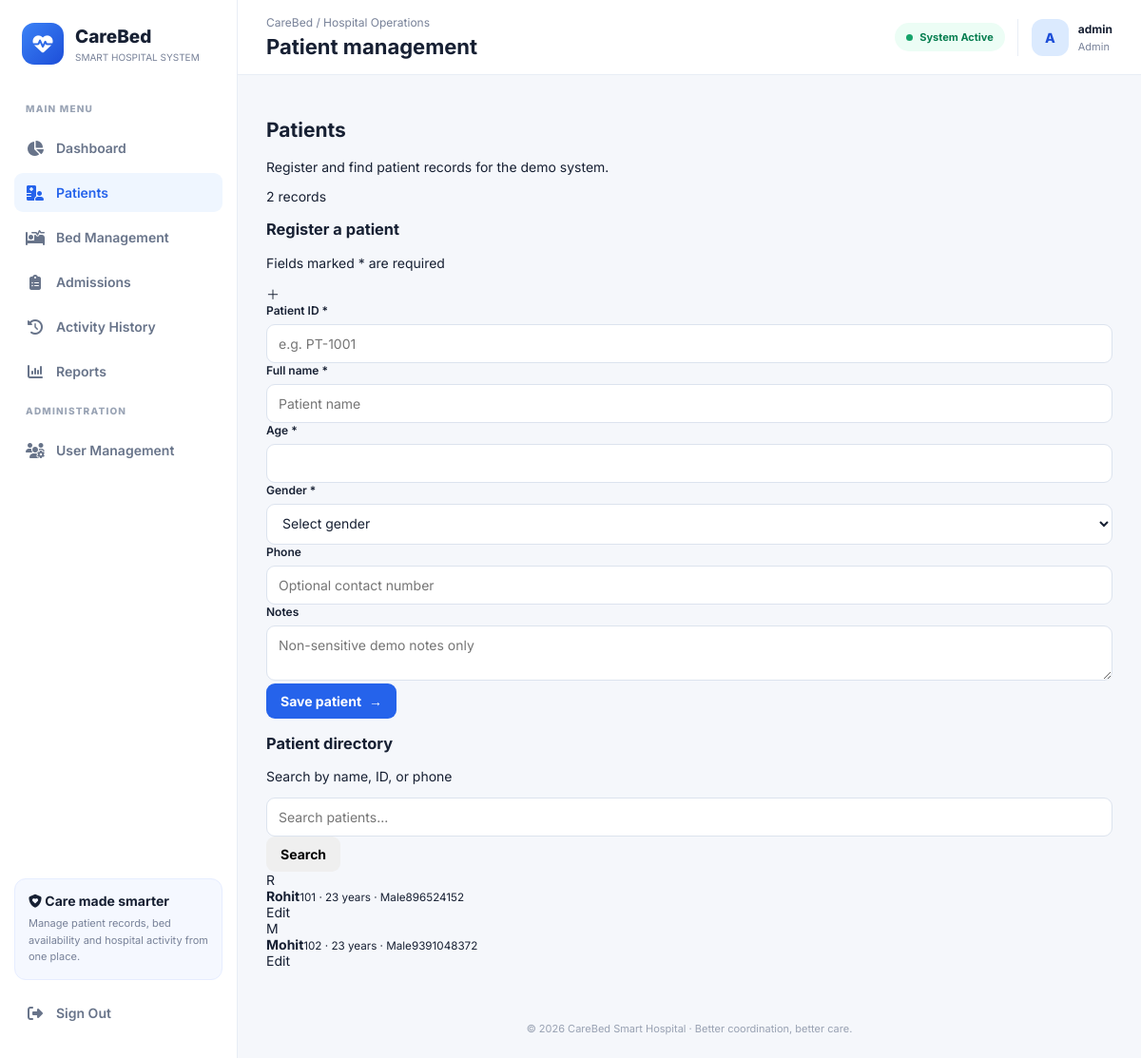
Page /patients (signed in) on the committed database.
### app.py (models this page shows, shortened)
class User(UserMixin, db.Model):
    id = db.Column(db.Integer, primary_key=True)
    username = db.Column(db.String(80), unique=True, nullable=False)
    password_hash = db.Column(db.String(255), nullable=False)
    role = db.Column(db.String(20), nullable=False, default="staff")
    created_at = db.Column(db.DateTime, default=datetime.utcnow)

class Patient(db.Model):
    id = db.Column(db.Integer, primary_key=True)
    patient_code = db.Column(db.String(20), unique=True, nullable=False)
    full_name = db.Column(db.String(120), nullable=False)
    age = db.Column(db.Integer, nullable=False)
    gender = db.Column(db.String(20), nullable=False)
    phone = db.Column(db.String(30), default="")
    notes = db.Column(db.Text, default="")
    created_at = db.Column(db.DateTime, default=datetime.utcnow)
    admissions = db.relationship("Admission", backref="patient", lazy=True)

### app.py (the view, shortened to what this page needs)
@app.route("/patients", methods=["GET", "POST"])
@login_required
def patients():
    q = request.args.get("q", "").strip()
    query = Patient.query
    patient_list = query.order_by(Patient.created_at.desc()).all()
    return render_template(
        "patients.html",
        patients=patient_list,
        q=q
    )

### app.py (called while the page is built)
@login_manager.user_loader
def load_user(user_id):
    return db.session.get(User, int(user_id))

### templates/patients.html (shortened to what this page needs)
{% extends "base.html" %}
{% block page_heading %}Patient management{% endblock %}
{% block content %}
<div class="section-intro"><div><h1>Patients</h1><p>Register and find patient records for the demo system.</p></div><span class="count-chip">{{ patients|length }} records</span></div>
<div class="two-column-layout">
  <div class="panel-card form-panel"><div class="panel-heading"><div><h3>Register a patient</h3><p>Fields marked * are required</p></div><span class="metric-icon blue">＋</span></div>
    <form method="post" class="row g-3">
      <div class="col-md-6"><label class="form-label">Patient ID *</label><input name="patient_code" class="form-control" required placeholder="e.g. PT-1001"></div>
      <div class="col-md-6"><label class="form-label">Full name *</label><input name="full_name" class="form-control" required maxlength="120" placeholder="Patient name"></div>
      <div class="col-md-4"><label class="form-label">Age *</label><input name="age" type="number" min="0" max="120" class="form-control" required></div>
      <div class="col-md-8"><label class="form-label">Gender *</label><select name="gender" class="form-select" required><option value="">Select gender</option><option>Female</option><option>Male</option><option>Other</option></select></div>
      <div class="col-12"><label class="form-label">Phone</label><input name="phone" class="form-control" maxlength="30" placeholder="Optional contact number"></div>
      <div class="col-12"><label class="form-label">Notes</label><textarea name="notes" class="form-control" rows="2" placeholder="Non-sensitive demo notes only"></textarea></div>
      <div class="col-12"><button class="btn btn-primary" type="submit">Save patient <span>→</span></button></div>
    </form>
  </div>
  <div class="panel-card"><div class="panel-heading"><div><h3>Patient directory</h3><p>Search by name, ID, or phone</p></div></div>
    <form class="search-bar mb-3" method="get"><input class="form-control" name="q" value="{{ q }}" placeholder="Search patients..."><button class="btn btn-light" type="submit">Search</button></form>
    <div class="patient-list">{% for p in patients %}<div class="patient-row"><div class="patient-avatar">{{ p.full_name[:1]|upper }}</div><div class="patient-info"><strong>{{ p.full_name }}</strong><small>{{ p.patient_code }} · {{ p.age }} years · {{ p.gender }}</small><small>{{ p.phone or 'No phone provided' }}</small></div><a class="edit-link" href="{{ url_for('edit_patient', patient_id=p.id) }}">Edit</a></div>{% else %}<div class="empty-state">No patients found.</div>{% endfor %}</div>
  </div>
</div>
{% endblock %}

### templates/base.html (shortened to what this page needs)
<!DOCTYPE html>
<html lang="en">
<head>
    <link rel="stylesheet" href="https://cdnjs.cloudflare.com/ajax/libs/font-awesome/6.5.2/css/all.min.css">
</head>
<body>
    {% set ep = request.endpoint or '' %}
    <aside class="sidebar">
        <a class="brand"
           href="{{ url_for('dashboard') if current_user.is_authenticated else url_for('login') }}">
            <div class="brand-icon">
                <i class="fa-solid fa-heart-pulse"></i>
            </div>
            <div>
                <div class="brand-name">CareBed</div>
                <div class="brand-sub">SMART HOSPITAL SYSTEM</div>
            </div>
        </a>
        {% if current_user.is_authenticated %}
        <div class="nav-label">MAIN MENU</div>
        <nav>
            <a class="nav-link {{ 'active' if ep == 'dashboard' else '' }}"
               href="{{ url_for('dashboard') }}">
                <i class="fa-solid fa-chart-pie"></i> Dashboard
            </a>
            <a class="nav-link {{ 'active' if ep in ['patients', 'edit_patient'] else '' }}"
               href="{{ url_for('patients') }}">
                <i class="fa-solid fa-hospital-user"></i> Patients
            </a>
            <a class="nav-link {{ 'active' if ep in ['beds', 'toggle_bed'] else '' }}"
               href="{{ url_for('beds') }}">
                <i class="fa-solid fa-bed-pulse"></i> Bed Management
            </a>
            <a class="nav-link {{ 'active' if ep in ['admissions', 'discharge'] else '' }}"
               href="{{ url_for('admissions') }}">
                <i class="fa-solid fa-clipboard-list"></i> Admissions
            </a>
            <a class="nav-link {{ 'active' if ep == 'history' else '' }}"
               href="{{ url_for('history') }}">
                <i class="fa-solid fa-clock-rotate-left"></i> Activity History
            </a>
            {% if current_user.role == 'admin' %}
            <a class="nav-link {{ 'active' if ep in ['reports', 'export_report'] else '' }}"
               href="{{ url_for('reports') }}">
                <i class="fa-solid fa-chart-column"></i> Reports
            </a>
            <div class="nav-label">ADMINISTRATION</div>
            <a class="nav-link {{ 'active' if ep == 'users' else '' }}"
               href="{{ url_for('users') }}">
                <i class="fa-solid fa-users-gear"></i> User Management
            </a>
            {% endif %}
        </nav>
        {% endif %}
        <div class="sidebar-bottom">
            {% if current_user.is_authenticated %}
            <div class="sidebar-note">
                <strong><i class="fa-solid fa-shield-heart"></i> Care made smarter</strong>
                <p>Manage patient records, bed availability and hospital activity from one place.</p>
            </div>
            <form class="logout-form" method="POST" action="{{ url_for('logout') }}">
                <button type="submit" class="nav-link logout-button">
                    <i class="fa-solid fa-right-from-bracket"></i> Sign Out
                </button>
            </form>
            {% endif %}
        </div>
    </aside>
    <main class="main">
        <header class="topbar">
            <div>
                <div class="topbar-caption">CareBed / Hospital Operations</div>
                <h1>{% block page_heading %}Hospital Overview{% endblock %}</h1>
            </div>
            <div class="topbar-right">
                {% if current_user.is_authenticated %}
                <span class="status-pill">
                    <span class="status-dot"></span> System Active
                </span>
                <div class="profile">
                    <div class="avatar">
                        {{ (current_user.username or 'U')[0]|upper }}
                    </div>
                    <div>
                        <div class="profile-name">{{ current_user.username }}</div>
                        <div class="profile-role">
                            {{ current_user.role|default('Staff', true)|title }}
                        </div>
                    </div>
                </div>
                {% else %}
                <a class="btn btn-primary" href="{{ url_for('login') }}">
                    <i class="fa-solid fa-right-to-bracket"></i> Sign In
                </a>
                {% endif %}
            </div>
        </header>
        <section class="page-content">
            {% block content %}{% endblock %}
        </section>
        <footer class="footer">
            &copy; 2026 CareBed Smart Hospital · Better coordination, better care.
        </footer>
    </main>
</body>
</html>

### templates/base.html (style rules this page uses)
:root { --primary: #2563eb; --primary-dark: #1d4ed8; --primary-light: #eff6ff; --background: #f5f7fb; --surface: #ffffff; --text: #172033; --muted: #778198; --border: #e8edf5; --sidebar-width: 250px; }
* { box-sizing: border-box; }
html, body { margin: 0; min-height: 100%; width: 100%; }
body { font-family: 'Inter', Arial, sans-serif; background: var(--background); color: var(--text); font-size: 14px; }
a { color: inherit; text-decoration: none; }
.sidebar { width: var(--sidebar-width); position: fixed; top: 0; left: 0; bottom: 0; background: white; border-right: 1px solid var(--border); padding: 24px 15px; display: flex; flex-direction: column; z-index: 100; overflow-y: auto; }
.brand { display: flex; align-items: center; gap: 12px; padding: 0 8px 28px; }
.brand-icon { height: 44px; width: 44px; flex-shrink: 0; display: grid; place-items: center; border-radius: 13px; color: white; background: linear-gradient(135deg, #3b82f6, #1d4ed8); font-size: 21px; }
.brand-name { font-size: 19px; font-weight: 800; }
.brand-sub { color: var(--muted); font-size: 10px; margin-top: 4px; }
.nav-label { color: #9aa4b5; font-size: 10px; font-weight: 800; letter-spacing: 1.2px; padding: 12px; }
.sidebar nav { display: flex; flex-direction: column; }
.nav-link { display: flex; align-items: center; gap: 12px; width: 100%; padding: 12px; margin: 3px 0; border: 0; border-radius: 9px; background: transparent; color: #68748a; font: inherit; font-weight: 600; text-align: left; cursor: pointer; }
.nav-link i { width: 20px; text-align: center; font-size: 16px; }
.nav-link:hover, .nav-link.active { background: var(--primary-light); color: var(--primary); }
.sidebar-bottom { margin-top: auto; padding-top: 15px; }
.sidebar-note { padding: 14px; background: #f5f8ff; border: 1px solid #e6edff; border-radius: 12px; margin-bottom: 14px; }
.sidebar-note strong { display: block; margin-bottom: 7px; }
.sidebar-note p { color: var(--muted); font-size: 11px; line-height: 1.6; margin: 0; }
.logout-form { margin: 0; }
.main { width: calc(100% - var(--sidebar-width)); min-width: 0; min-height: 100vh; margin-left: var(--sidebar-width); }
.topbar { min-height: 78px; padding: 16px 30px; background: #ffffff; border-bottom: 1px solid var(--border); display: flex; align-items: center; justify-content: space-between; gap: 16px; position: sticky; top: 0; z-index: 50; }
.topbar-caption { color: var(--muted); font-size: 12px; margin-bottom: 5px; }
.topbar h1 { font-size: 22px; margin: 0; }
.topbar-right { display: flex; align-items: center; gap: 13px; }
.status-pill { display: inline-flex; align-items: center; gap: 7px; border-radius: 30px; padding: 8px 12px; background: #ecfdf5; color: #087f51; font-size: 11px; font-weight: 700; }
.status-dot { width: 7px; height: 7px; border-radius: 50%; background: #16a36a; }
.profile { display: flex; align-items: center; gap: 10px; padding-left: 14px; border-left: 1px solid var(--border); }
.avatar { width: 39px; height: 39px; border-radius: 12px; display: grid; place-items: center; color: #1d4ed8; background: #dbeafe; font-weight: 800; }
.profile-name { font-size: 12px; font-weight: 700; }
.profile-role { font-size: 11px; color: var(--muted); margin-top: 4px; }
.btn { display: inline-flex; align-items: center; justify-content: center; gap: 8px; padding: 10px 15px; border: 0; border-radius: 9px; font: inherit; font-weight: 700; cursor: pointer; }
.btn-primary { background: var(--primary); color: white; }
.page-content { display: block; width: 100%; max-width: none; margin: 0; padding: 28px 30px 38px; }
input, select, textarea { width: 100%; border: 1px solid #dce3ee; border-radius: 9px; padding: 11px 12px; background: white; color: var(--text); font: inherit; }
label { display: block; font-weight: 600; font-size: 12px; margin-bottom: 7px; }
.footer { padding: 18px 30px 24px; color: #98a1b2; font-size: 11px; text-align: center; }

### rows in the picture
User: username "A", username "admin", role "Admin"
Patient: full_name "R", full_name "Rohit", patient_code "101", age "23", gender "Male", phone "896524152"
Patient: full_name "M", full_name "Mohit", patient_code "102", age "23", gender "Male", phone "9391048372"

### other values in the picture
{{ patients|length }} "2"
